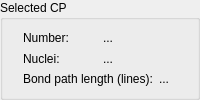
         <widget class="QGroupBox" name="groupBox_30">
          <property name="minimumSize">
           <size>
            <width>0</width>
            <height>0</height>
           </size>
          </property>
          <property name="title">
           <string>Selected CP</string>
          </property>
          <layout class="QVBoxLayout" name="verticalLayout_71">
           <item>
            <widget class="QFrame" name="frame_110">
             <property name="frameShape">
              <enum>QFrame::NoFrame</enum>
             </property>
             <property name="frameShadow">
              <enum>QFrame::Raised</enum>
             </property>
             <layout class="QHBoxLayout" name="horizontalLayout_112">
              <property name="topMargin">
               <number>0</number>
              </property>
              <property name="bottomMargin">
               <number>0</number>
              </property>
              <item>
               <widget class="QLabel" name="label_82">
                <property name="text">
                 <string>Number:</string>
                </property>
               </widget>
              </item>
              <item>
               <widget class="QLabel" name="selectedCP">
                <property name="text">
                 <string>...</string>
                </property>
               </widget>
              </item>
             </layout>
            </widget>
           </item>
           <item>
            <widget class="QFrame" name="frame_87">
             <property name="frameShape">
              <enum>QFrame::NoFrame</enum>
             </property>
             <property name="frameShadow">
              <enum>QFrame::Raised</enum>
             </property>
             <layout class="QHBoxLayout" name="horizontalLayout_88">
              <property name="topMargin">
               <number>0</number>
              </property>
              <property name="bottomMargin">
               <number>0</number>
              </property>
              <item>
               <widget class="QLabel" name="label_107">
                <property name="text">
                 <string>Nuclei:</string>
                </property>
               </widget>
              </item>
              <item>
               <widget class="QLabel" name="selectedCP_nuclei">
                <property name="text">
                 <string>...</string>
                </property>
               </widget>
              </item>
             </layout>
            </widget>
           </item>
           <item>
            <widget class="QFrame" name="frame_109">
             <property name="frameShape">
              <enum>QFrame::NoFrame</enum>
             </property>
             <property name="frameShadow">
              <enum>QFrame::Raised</enum>
             </property>
             <layout class="QHBoxLayout" name="horizontalLayout_156">
              <property name="topMargin">
               <number>0</number>
              </property>
              <property name="bottomMargin">
               <number>0</number>
              </property>
              <item>
               <widget class="QLabel" name="label_111">
                <property name="text">
                 <string>Bond path length (lines):</string>
                </property>
               </widget>
              </item>
              <item>
               <widget class="QLabel" name="selectedCP_bpLenLine">
                <property name="text">
                 <string>...</string>
                </property>
               </widget>
              </item>
             </layout>
            </widget>
           </item>
          </layout>
         </widget>
